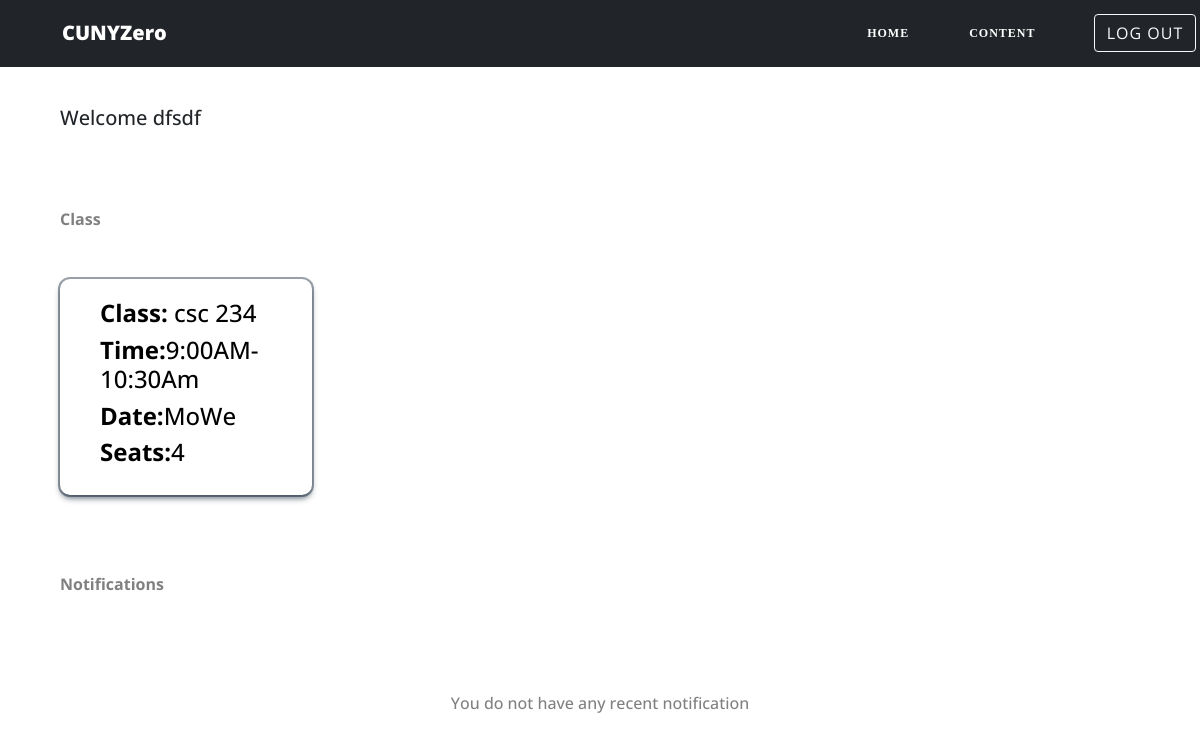
Page /instructor_index (signed in) on the committed database.
### cunyzero/models.py (models this page shows)
class Instructor(db.Model):
    __tablename__ = 'instructor'
    id = db.Column(db.Integer, primary_key=True)
    f_name = db.Column(db.String, nullable=False)
    l_name = db.Column(db.String, nullable=False)
    approved = db.Column(db.Boolean, default=False)
    tutorial = db.Column(db.Boolean, default=False)
    warnings = db.Column(db.Integer, default=0)
    user_id = db.Column(db.Integer, db.ForeignKey('user.id'))
    classes = db.relationship("Classes", secondary=assign_class, backref=db.backref('instructors', lazy='dynamic'))

class Classes(db.Model):
    __tablename__ = 'classes'
    id = db.Column(db.Integer, primary_key=True)
    class_name = db.Column(db.String, nullable=False)
    class_id = db.Column(db.Integer, unique=True, nullable=False)
    instructor_name = db.Column(db.String, nullable=False)
    date = db.Column(db.String, nullable=False)
    seat = db.Column(db.Integer, nullable=False)
    student = db.relationship("Student", secondary=enrollment)
    instructor = db.relationship("Instructor", secondary=assign_class)
    time = db.Column(db.String, nullable=False)

### cunyzero/routes.py (the view)
@app.route("/instructor_index")
@login_required
def instructor_index():
    if current_user.role == 'student':
        flash('Access Denied!', 'danger')
        return redirect(url_for('home'))
    instructor_id = current_user.instructor.id
    instructor = Instructor.query.filter_by(id=instructor_id).first()
    classes = instructor.classes
    return render_template("instructor/instructor_index.html", classes=classes, instructor_id=instructor_id)

### cunyzero/models.py (called while the page is built)
@login_manager.user_loader
def load_user(user_id):
    return User.query.get(int(user_id))

### cunyzero/templates/instructor/instructor_index.html (shortened to what this page needs)
{% include "login_signup/header.html" %}
<link rel="stylesheet" href="https://pro.fontawesome.com/releases/v5.10.0/css/all.css" />
<link href="https://cdn.jsdelivr.net/npm/bootstrap@5.1.1/dist/css/bootstrap.min.css" rel="stylesheet">
   <section class="top-section">
         <br><br><br><br>
       <h5 class="small-heading">Welcome {{current_user.instructor.f_name}}</h5>
       <div class="sized-box"></div>
       <h6 class="small-heading">Class</h6>
      <center>
      <div class="accademic-container">
         <div class="row">
             {% for class in classes %}
             {% if instructor_id == current_user.instructor.id %}
            <div class="col-lg-3 col-md-4">
              <a type="button" href="{{url_for('class_info', id=class.id) }}" class="academic-card">
                   <h4><strong>Class:</strong> {{class.class_name}}</h4>
                  <h4><strong>Time:</strong>{{class.time}}</h4>
                   <h4><strong>Date:</strong>{{class.date}}</h4>
                   <h4><strong>Seats:</strong>{{class.seat}}</h4>
              </a>
            </div>
             {% endif %}
             {% endfor %}
         </div>
      </div>
      </center>
        <div class="sized-box"></div>
        <h6 class="small-heading">Notifications</h6>
        <div class="sized-box"></div>
        <h6 class="grey-title">
           You do not have any recent notification
        </h6>
        <div class="sized-box"></div>
    </section>
   {% include "footer.html" %}

### cunyzero/templates/instructor/instructor_index.html (style rules this page uses)
.small-heading { margin: 10px 60px; }
.sized-box { height: 60px; }
h6.small-heading { color: grey; font-weight: bold; margin-bottom: 40px; }
.academic-card { padding: 20px 0; max-width: 300px; margin: 10px 0; box-shadow: rgba(6, 24, 44, 0.4) 0px 0px 0px 2px, rgba(6, 24, 44, 0.65) 0px 4px 6px -1px, rgba(255, 255, 255, 0.08) 0px 1px 0px inset; border-radius: 10px; }
.grey-title { color: grey; text-align: center; }
.accademic-container { margin: 0 60px; }
.academic-card { text-align: left; padding: 20px 40px; text-decoration: none; color: black; }

### rows in the picture
Instructor: instructor.f_name "dfsdf"
Classes: class_name "csc 234", time "9:00AM-10:30Am", date "MoWe", seat "4"
